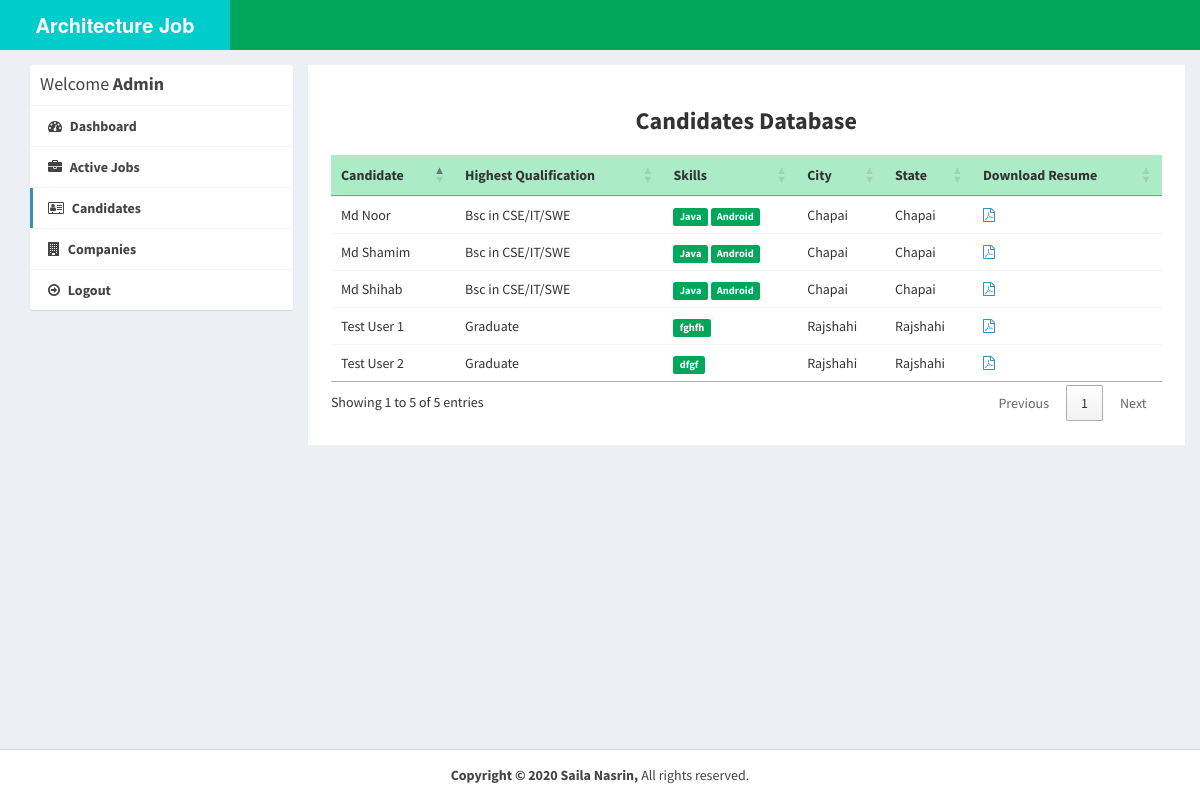
Page /admin/applications.php (signed in) on the committed database.
### tables this page shows
CREATE TABLE `users` (
  `id_user` int(11) NOT NULL,
  `firstname` varchar(255) NOT NULL,
  `lastname` varchar(255) NOT NULL,
  `email` varchar(255) NOT NULL,
  `password` varchar(255) NOT NULL,
  `address` text DEFAULT NULL,
  `city` varchar(255) DEFAULT NULL,
  `state` varchar(255) DEFAULT NULL,
  `contactno` varchar(255) DEFAULT NULL,
  `qualification` varchar(255) DEFAULT NULL,
  `stream` varchar(255) DEFAULT NULL,
  `passingyear` varchar(255) DEFAULT NULL,
  `dob` varchar(255) DEFAULT NULL,
  `age` varchar(255) DEFAULT NULL,
  `designation` varchar(255) DEFAULT NULL,
  `resume` varchar(255) DEFAULT NULL,
  `hash` varchar(255) DEFAULT NULL,
  `active` int(11) NOT NULL DEFAULT 0,
  `aboutme` text DEFAULT NULL,
  `skills` text DEFAULT NULL
);

### admin/applications.php (the view, shortened to what this page needs)
<?php
require_once("../db.php");
?>
<!DOCTYPE html>
<html>
<head>
    <link rel="stylesheet" href="https://cdnjs.cloudflare.com/ajax/libs/twitter-bootstrap/3.3.7/css/bootstrap.min.css">
    <link rel="stylesheet" href="https://cdnjs.cloudflare.com/ajax/libs/font-awesome/4.7.0/css/font-awesome.min.css">
    <link rel="stylesheet" href="https://cdnjs.cloudflare.com/ajax/libs/ionicons/2.0.1/css/ionicons.min.css">
    <link rel="stylesheet" href="https://cdn.datatables.net/1.10.15/css/jquery.dataTables.min.css">
    <link rel="stylesheet" href="../css/AdminLTE.min.css">
    <link rel="stylesheet" href="../css/_all-skins.min.css">
    <link rel="stylesheet" href="../css/custom.css">
</head>
<body class="hold-transition skin-green sidebar-mini">
<div class="wrapper">
    <header class="main-header">
        <a href="index.php" class="logo logo-bg">
            <span class="logo-lg"><b>Architecture Job Portal</b></span>
        </a>
        <nav class="navbar navbar-static-top">
        </nav>
    </header>
    <div class="content-wrapper" style="margin-left: 0px;">
        <section id="candidates" class="content-header">
            <div class="container">
                <div class="row">
                    <div class="col-md-3">
                        <div class="box box-solid">
                            <div class="box-header with-border">
                                <h3 class="box-title">Welcome <b>Admin</b></h3>
                            </div>
                            <div class="box-body no-padding">
                                <ul class="nav nav-pills nav-stacked">
                                    <li><a href="dashboard.php"><i class="fa fa-dashboard"></i><b> Dashboard</b></a></li>
                                    <li><a href="active-jobs.php"><i class="fa fa-briefcase"></i><b> Active Jobs</b></a></li>
                                    <li class="active"><a href="applications.php"><i class="fa fa-address-card-o"></i>
                                            <b>Candidates</b></a></li>
                                    <li><a href="companies.php"><i class="fa fa-building"></i><b> Companies</b></a></li>
                                    <li><a href="../logout.php"><i class="fa fa-arrow-circle-o-right"></i><b> Logout</b></a>
                                    </li>
                                </ul>
                            </div>
                        </div>
                    </div>
                    <div class="col-md-9 bg-white padding-2">
                        <center><h3><b>Candidates Database</b></h3></center>
                        <div class="row margin-top-20">
                            <div class="col-md-12">
                                <div class="box-body table-responsive no-padding">
                                    <table id="example2" class="table table-hover">
                                        <thead style="background:#ABEBC6">
                                        <th>Candidate</th>
                                        <th>Highest Qualification</th>
                                        <th>Skills</th>
                                        <th>City</th>
                                        <th>State</th>
                                        <th>Download Resume</th>
                                        </thead>
                                        <tbody>
                                        <?php
                                        $sql = "SELECT * FROM users";
                                        $result = $conn->query($sql);
                                        if ($result->num_rows > 0) {
                                            while ($row = $result->fetch_assoc()) {
                                                $skills = $row['skills'];
                                                $skills = explode(',', $skills);
                                                ?>
                                                <tr>
                                                    <td><?php echo $row['firstname'] . ' ' . $row['lastname']; ?></td>
                                                    <td><?php echo $row['qualification']; ?></td>
                                                    <td>
                                                        <?php
                                                        foreach ($skills as $value) {
                                                            echo ' <span class="label label-success">' . $value . '</span>';
                                                        }
                                                        ?>
                                                    </td>
                                                    <td><?php echo $row['city']; ?></td>
                                                    <td><?php echo $row['state']; ?></td>
                                                    <?php if ($row['resume'] != '') { ?>
                                                        <td><a href="../uploads/resume/<?php echo $row['resume']; ?>"
                                                               download="<?php echo $row['firstname'] . ' Resume'; ?>"><i
                                                                        class="fa fa-file-pdf-o"></i></a></td>
                                                    <?php } else { ?>
                                                        <td>No Resume Uploaded</td>
                                                    <?php } ?>
                                                </tr>
                                                <?php
                                            }
                                        }
                                        ?>
                                        </tbody>
                                    </table>
                                </div>
                            </div>
                        </div>
                    </div>
                </div>
            </div>
        </section>
    </div>
    <footer class="main-footer" style="margin-left: 0px;">
        <div class="text-center">
        <strong>Copyright &copy; 2020 Saila Nasrin,</strong> All rights
        reserved.
        </div>
    </footer>
</div>
</body>
</html>

### css/custom.css (style rules this page uses)
.logo-bg { background-color: #00CCCC !important; }
.margin-top-20 { margin-top: 20px; }
.padding-2 { padding: 2%; }
.bg-white { background-color: #fff; }

### rows in the picture
users: firstname "Md", lastname "Shihab", qualification "Bsc in CSE/IT/SWE", skills "Java", skills "Android", city "Chapai", state "Chapai"
users: firstname "Md", lastname "Shamim", qualification "Bsc in CSE/IT/SWE", skills "Java", skills "Android", city "Chapai", state "Chapai"
users: firstname "Md", lastname "Noor", qualification "Bsc in CSE/IT/SWE", skills "Java", skills "Android", city "Chapai", state "Chapai"
users: firstname "Test", lastname "User 1", qualification "Graduate", skills "fghfh", city "Rajshahi", state "Rajshahi"
users: firstname "Test", lastname "User 2", qualification "Graduate", skills "dfgf", city "Rajshahi", state "Rajshahi"
